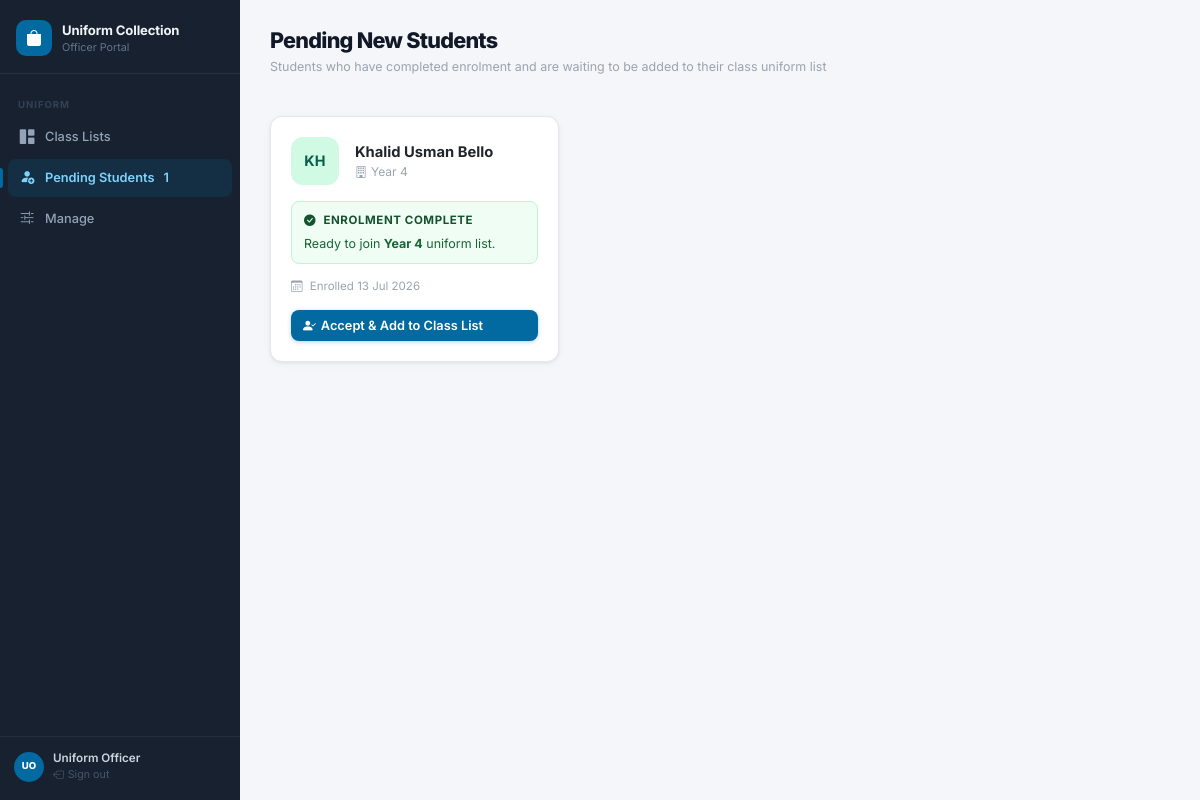
Screenshot of /uniform/pending (signed in) with the database file from the repository.
### app.py (models this page shows)
class UniformStudent(db.Model):
    id = db.Column(db.Integer, primary_key=True)
    student_id = db.Column(db.Integer, db.ForeignKey('student.id'), nullable=True)
    student_name = db.Column(db.String(150), nullable=False)
    class_name = db.Column(db.String(100), nullable=False)
    accepted = db.Column(db.Boolean, default=False)
    accepted_at = db.Column(db.DateTime)
    is_new = db.Column(db.Boolean, default=True)
    created_at = db.Column(db.DateTime, default=datetime.utcnow)
    items = db.relationship('UniformCollectionItem', backref='uniform_student',
                            cascade='all, delete-orphan', lazy=True)

### app.py (the view)
@app.route('/uniform/pending')
@uniform_required
def uniform_pending():
    pending = UniformStudent.query.filter_by(accepted=False).order_by(
        UniformStudent.created_at.desc()
    ).all()
    return render_template('uniform_pending.html', pending=pending)

### app.py (called while the page is built)
def uniform_required(f):
    @wraps(f)
    def decorated(*args, **kwargs):
        if not session.get('uniform_auth'):
            return redirect(url_for('uniform_login'))
        return f(*args, **kwargs)
    return decorated

### templates/uniform_pending.html (shortened to what this page needs)
{% extends 'uniform_base.html' %}
{% set pending_count = pending|length %}
{% block content %}
<div class="page-hd">
  <div class="page-hd-left">
    <h1>Pending New Students</h1>
    <p class="page-sub">Students who have completed enrolment and are waiting to be added to their class uniform list</p>
  </div>
</div>
{% if pending %}
<div class="row g-3">
  {% for s in pending %}
  <div class="col-12 col-md-6 col-lg-4">
    <div class="card h-100">
      <div class="card-body">
        <div class="d-flex align-items-center gap-3 mb-3">
          <div class="av av-lg av-{{ s.id % 8 }}">{{ s.student_name[:2]|upper }}</div>
          <div>
            <div style="font-weight:700;font-size:.92rem;">{{ s.student_name }}</div>
            <div style="font-size:.75rem;color:var(--text-4);">
              <i class="bi bi-building me-1"></i>{{ s.class_name }}
            </div>
          </div>
        </div>
        <div style="background:#f0fdf4;border:1px solid #bbf7d0;border-radius:8px;padding:10px 12px;margin-bottom:14px;">
          <div style="font-size:.72rem;font-weight:700;color:#14532d;text-transform:uppercase;letter-spacing:.05em;margin-bottom:4px;">
            <i class="bi bi-check-circle-fill me-1"></i> Enrolment Complete
          </div>
          <div style="font-size:.78rem;color:#166534;">
            Ready to join <strong>{{ s.class_name }}</strong> uniform list.
          </div>
        </div>
        <div style="font-size:.72rem;color:var(--text-4);margin-bottom:14px;">
          <i class="bi bi-calendar3 me-1"></i>
          Enrolled {{ s.created_at.strftime('%d %b %Y') }}
        </div>
        <form method="post" action="{{ url_for('uniform_accept', uid=s.id) }}">
          <button type="submit" class="btn btn-primary w-100">
            <i class="bi bi-person-check-fill"></i>
            Accept & Add to Class List
          </button>
        </form>
      </div>
    </div>
  </div>
  {% endfor %}
</div>
{% endif %}
{% endblock %}

### static/style.css (style rules this page uses)
:root { --sidebar-bg: #18212f; --sidebar-width: 240px; --bg: #f4f6f9; --surface: #ffffff; --border: #e4e7ed; --border-subtle: rgba(15,23,42,.06); --text: #111827; --text-2: #374151; --text-3: #6b7280; --text-4: #9ca3af; --accent: #4f46e5; --accent-light: #eef2ff; --accent-hover: #4338ca; --success: #16a34a; --success-light: #dcfce7; --danger: #dc2626; --danger-light: #fee2e2; --shadow-xs: 0 1px 2px rgba(0,0,0,.04); --shadow-sm: 0 1px 3px rgba(0,0,0,.06), 0 2px 8px rgba(0,0,0,.04); --shadow-md: 0 4px 16px rgba(0,0,0,.08); --radius-xl: 16px; --radius-lg: 12px; --radius-md: 8px; --radius-sm: 6px; }
*, *::before, *::after { box-sizing: border-box; margin: 0; padding: 0; }
body { font-family: 'Inter', system-ui, sans-serif; background: var(--bg); color: var(--text); font-size: .875rem; line-height: 1.55; -webkit-font-smoothing: antialiased; }
.page-hd { display: flex; justify-content: space-between; align-items: flex-start; margin-bottom: 24px; flex-wrap: wrap; gap: 12px; }
.page-hd-left h1 { font-size: 1.35rem; font-weight: 800; color: var(--text); letter-spacing: -.035em; margin: 0; }
.page-hd-left .page-sub { font-size: .78rem; color: var(--text-4); margin-top: 3px; }
.card { border: 1px solid var(--border); border-radius: var(--radius-lg); box-shadow: var(--shadow-sm); background: var(--surface); }
.card-body { padding: 20px; }
.btn { border-radius: var(--radius-md); font-weight: 600; font-size: .8rem; transition: all .14s; display: inline-flex; align-items: center; gap: 5px; }
.btn-primary { background: var(--accent); border: none; color: #fff; box-shadow: 0 1px 4px rgba(79,70,229,.3); }
.av { border-radius: 9px; display: flex; align-items: center; justify-content: center; font-weight: 700; letter-spacing: .01em; flex-shrink: 0; font-size: .7rem; color: #374151; background: #e5e7eb; }
.av-lg { width: 48px; height: 48px; border-radius: 12px; font-size: .9rem; }
.av-1 { background: #d1fae5; color: #065f46; }

### templates/uniform_base.html (style rules this page uses)
:root { --accent: #0369a1; --accent-light: #e0f2fe; --accent-hover: #075985; }
.btn-primary { background: #0369a1; box-shadow: 0 1px 4px rgba(3,105,161,.3); }

### rows the page displays
UniformStudent: student_name "KH", student_name "Khalid Usman Bello", class_name "Year 4", created_at "13 Jul 2026"

### other values shown
{{ pc }} "1"
